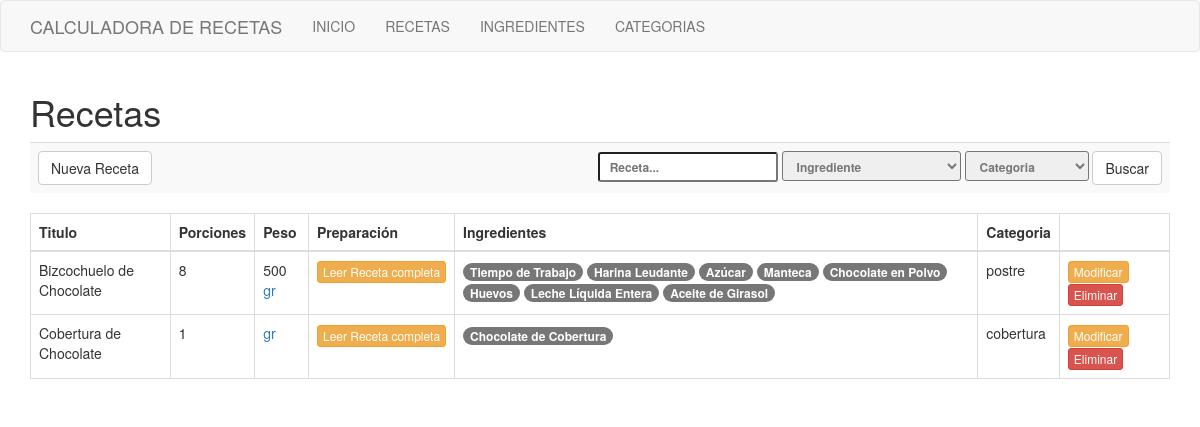
Screenshot of /recetas.php with the database file from the repository.
### tables this page shows
CREATE TABLE `receta` (
  `id_receta` mediumint(4) UNSIGNED NOT NULL,
  `receta` varchar(50) NOT NULL,
  `porciones` tinyint(2) DEFAULT NULL,
  `peso` smallint(5) UNSIGNED DEFAULT NULL,
  `preparacion` text DEFAULT NULL,
  `id_categoria` tinyint(2) UNSIGNED DEFAULT NULL,
  `id_nivel` tinyint(2) UNSIGNED DEFAULT NULL
);

CREATE TABLE `receta_ingredientes` (
  `id_receta` mediumint(4) UNSIGNED NOT NULL,
  `id_ingrediente` mediumint(4) UNSIGNED NOT NULL,
  `cantidad` mediumint(4) UNSIGNED DEFAULT NULL,
  `rendimiento` tinyint(3) UNSIGNED NOT NULL COMMENT 'porcentaje de rendimiento'
);

CREATE TABLE `ingrediente` (
  `id_ingrediente` mediumint(4) UNSIGNED NOT NULL,
  `ingrediente` varchar(30) NOT NULL,
  `id_medida` tinyint(3) UNSIGNED NOT NULL,
  `costo_unidad` float(4,2) UNSIGNED NOT NULL
);

CREATE TABLE `categoria` (
  `id_categoria` tinyint(2) UNSIGNED NOT NULL,
  `categoria` varchar(20) NOT NULL
);

### connection.php (called while the page is built, shortened)
<?php
function connect(){
	return new mysqli("localhost","root","","calculadora_recetas");
}
function get_receta_ingredientes($id){
	$con = connect();
	$sql = "select * from receta_ingredientes where id_receta=".$id;
	$query  =$con->query($sql);
	$data =  array();
	if($query){
		while($r = $query->fetch_object()){
			$data[] = $r;
		}
	}
	return $data;
}
function get_ingrediente($id){
	$con = connect();
	$sql = "select * from ingrediente where id_ingrediente=".$id;
	$query  =$con->query($sql);
	$data =  null;
	if($query){
		while($r = $query->fetch_object()){
			$data = $r;
			break;
		}
	}
	return $data;
}
function get_categoria($id){
	$con = connect();
	$sql = "select * from categoria where id_categoria=".$id;
	$query  =$con->query($sql);
	$data =  null;
	if($query){
		while($r = $query->fetch_object()){
			$data = $r;
			break;
		}
	}
	return $data;
}

### recetas.php (the view, shortened to what this page needs)
<!DOCTYPE html>
<html lang="es">
<head>
	<link rel="stylesheet" type="text/css" href="bootstrap/css/bootstrap.min.css">
</head>
<body>
<?php
include "navbar.php";
include "connection.php";
?>
<div class="container">
	<div class="row">
		<div class="col-md-12">
			<h1>Recetas</h1>
			<table class="table table-striped">
				<th>
					<a href="./alta_receta.php" class="btn btn-default">Nueva Receta</a>
				</th>
				<th>
				<div class="text-right text-muted">
					<form method="post">
						<input type="text" class="input-sm" placeholder="Receta..." name="xreceta"/>
						<select class="input-sm" name="xingrediente">
							<option value="">Ingrediente </option>
						</select>
						<select class="input-sm" name="xcategoria">
							<option value="">Categoria </option>
						</select>
						<button name="buscar" type="submit" class="btn btn-default">Buscar</button>
					</form>
				</div>
				</th>
			</table>
<?php
$con = connect();
$where="";
$join="";
$sql = "SELECT * FROM receta $join
		$where order by receta";
$query  =$con->query($sql);
$data =  array();
if($query){
	while($r = $query->fetch_object()){
		$data[] = $r;
	}
}
?>
<?php if(count($data)>0):?>
	<table class="table table-bordered">
		<thead>
			<th>Titulo</th>
			<th>Porciones</th>
			<th>Peso</th>
			<th>Preparación</th>
			<th>Ingredientes</th>
			<th>Categoria</th>
			<th></th>
		</thead>
		<?php foreach($data as $d):?>
		<tr>
			<td><?php echo $d->receta; ?></td>
			<td><?php echo $d->porciones; ?></td>
			<td><?php echo $d->peso;?><a> gr</a> </td>
			<td><a href="./ver_recetas.php?id=<?php echo $d->id_receta?>" class='btn btn-warning btn-xs'>Leer Receta completa</a></td>
			<td>
				<?php
				$pcats = get_receta_ingredientes($d->id_receta);
				if(count($pcats)>0){
					foreach($pcats as $pc){
						$c = get_ingrediente($pc->id_ingrediente);
						echo "<span class='badge'>";
						echo $c->ingrediente;
						echo "</span> ";
					}
				}
				?>
				</td>
			<td>
			<?php
			$c = get_categoria($d->id_categoria);
			echo $c->categoria;
			?>
			</td>
			<td>
				<a href="./modif_receta.php?id=<?php echo $d->id_receta?>" class='btn btn-warning btn-xs'>Modificar</a>
				<a href="./baja_receta.php?id=<?php echo $d->id_receta?>" class='btn btn-danger btn-xs'>Eliminar</a>
			</td>
		</tr>
		<?php endforeach; ?>
	</table>
<?php else:?>
	<p class="alert alert-warning">No hay datos</p>
<?php endif; ?>
		</div>
	</div>
</div>
</body>
</html>

### rows the page displays
receta: receta "Bizcochuelo de Chocolate", porciones "8", peso "500", id_categoria.categoria "postre"
receta_ingredientes: id_ingrediente.ingrediente "Tiempo de Trabajo"
receta_ingredientes: id_ingrediente.ingrediente "Harina Leudante"
receta_ingredientes: id_ingrediente.ingrediente "Azúcar"
receta_ingredientes: id_ingrediente.ingrediente "Manteca"
receta_ingredientes: id_ingrediente.ingrediente "Chocolate en Polvo"
receta_ingredientes: id_ingrediente.ingrediente "Huevos"
receta_ingredientes: id_ingrediente.ingrediente "Leche Líquida Entera"
receta_ingredientes: id_ingrediente.ingrediente "Aceite de Girasol"
receta: receta "Cobertura de Chocolate", porciones "1", id_categoria.categoria "cobertura"
receta_ingredientes: id_ingrediente.ingrediente "Chocolate de Cobertura"
